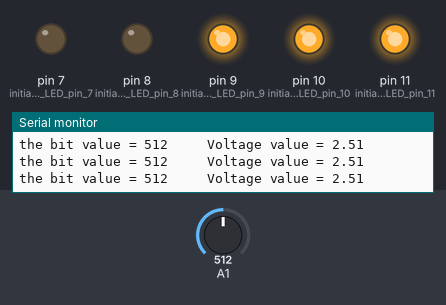
Simulated run of this sketch. Board: Arduino Uno, built with avr-gcc and run on an emulated ATmega328P. On the bench: output pins drawn as LEDs (lit = HIGH), the last lines printed to the serial monitor. The inputs (shaded band) are chosen by the test bench; at power-on: A1 = 512.

Above: at 1.2 s.
1.3 s: A1 set to 504
At 2.1 s:
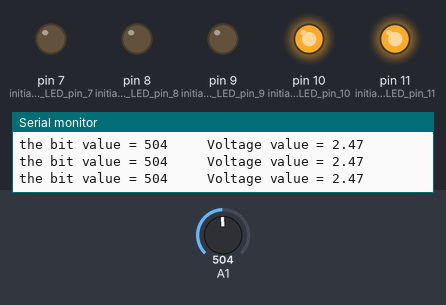
2.8 s: A1 set to 272
5.8 s: A1 set to 243
At 6.6 s:
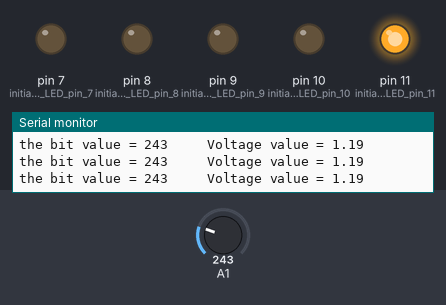
7.3 s: A1 set to 0
At 8.2 s:
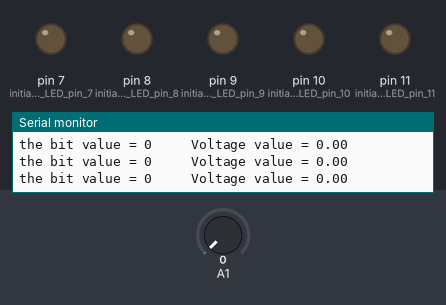
8.8 s: A1 set to 777
At 9.8 s:
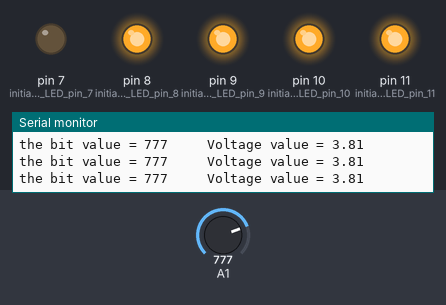
10.3 s: A1 set to 1016
13.3 s: A1 set to 1023
At 13.7 s:
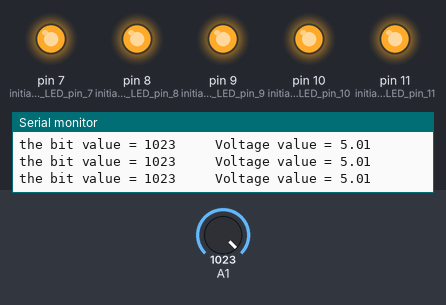
Timing chart, 0 to 15.8 s (numbered marks = the images above; inputs shaded):
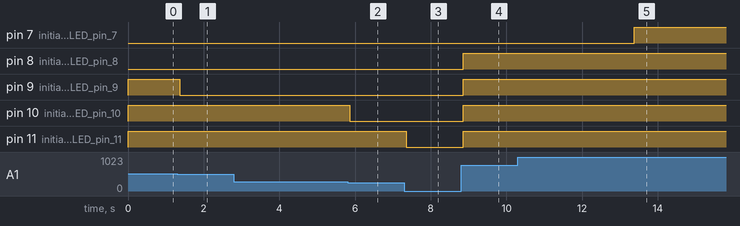

The sketch:

sketch_sep27b.ino
```cpp
/*
   Reads an analog input on pin 1, converts it to voltage, and prints the result to the Serial
   Monitor and turns on leds the more the voltage increases, the more leds turn on.
uses analog input and output

 */

void setup() {
  // initialize serial communication at 9600 bits per second:
  Serial.begin(9600);   // initialize serial communication at 9600 bits per second:
  pinMode (11,OUTPUT);  // initialize the LED pin 11 as an output:
  pinMode (10,OUTPUT);  // initialize the LED pin 10 as an output:
  pinMode (9,OUTPUT);   // initialize the LED pin 9 as an output:
  pinMode (8,OUTPUT);   // initialize the LED pin 8 as an output:
  pinMode (7,OUTPUT);   // initialize the LED pin 7 as an output:

}

// the loop routine runs over and over again forever:
void loop() {


  int sensorValue = analogRead(A1); // read the input on analog pin 1
// Convert the analog reading (which goes from 0 - 1023) to a voltage (0 - 5V)
  float voltage = 0.0049*sensorValue;

  Serial.print ("the bit value = ");      // print out the value you read
  Serial.print (sensorValue   );          // print out the value you read
  Serial.print ("     Voltage value = "); // print out the value you read
  Serial.println (voltage);               // print out the value you read


  if (sensorValue > 0){
  digitalWrite(11,HIGH); // turn the LED on HIGH if the voltage level is over 0
  } else {
    digitalWrite (11,LOW); // turn the LED off LOW if the voltage level is not over 0
  }
   if (sensorValue > 256){
  digitalWrite(10,HIGH); // turn the LED on HIGH if the voltage level is over 256
  } else {
    digitalWrite (10,LOW); // turn the LED off LOW if the voltage level is not over 256
  }
     if (sensorValue > 511){
  digitalWrite(9,HIGH); // turn the LED on HIGH if the voltage level is over 511
  } else {
    digitalWrite (9,LOW); // turn the LED off LOW if the voltage level is not over 511
  }
       if (sensorValue > 767){
  digitalWrite(8,HIGH); // turn the LED on HIGH if the voltage level is over 767
  } else {
    digitalWrite (8,LOW); // turn the LED off LOW if the voltage level is not over 767
  }
       if (sensorValue > 1022){
  digitalWrite(7,HIGH); // turn the LED on HIGH if the voltage level is over 1022
  } else {
    digitalWrite (7,LOW); // turn the LED off LOW if the voltage level is not over 1022
  }
  }
```

Measured:
- the behaviour switches between 512 and 511 on A1 (found by bisection; images 0 and 1)
- the behaviour switches between 257 and 256 on A1 (found by bisection; images 1 and 2)
- the behaviour switches between 1022 and 1023 on A1 (found by bisection; images 4 and 5)
- after the input at 1.3 s, pin 9 (initialize_the_LED_pin_9): HIGH → LOW after 0.07 s
- after the input at 5.8 s, pin 10 (initialize_the_LED_pin_10): HIGH → LOW after 0.07 s
- after the input at 7.3 s, pin 11 (initialize_the_LED_pin_11): HIGH → LOW after 0.05 s
- after the input at 8.8 s, pin 8 (initialize_the_LED_pin_8), pin 9 (initialize_the_LED_pin_9), pin 10 (initialize_the_LED_pin_10), pin 11 (initialize_the_LED_pin_11): LOW → HIGH after 0.06 s
- after the input at 13.3 s, pin 7 (initialize_the_LED_pin_7): LOW → HIGH after 0.07 s
